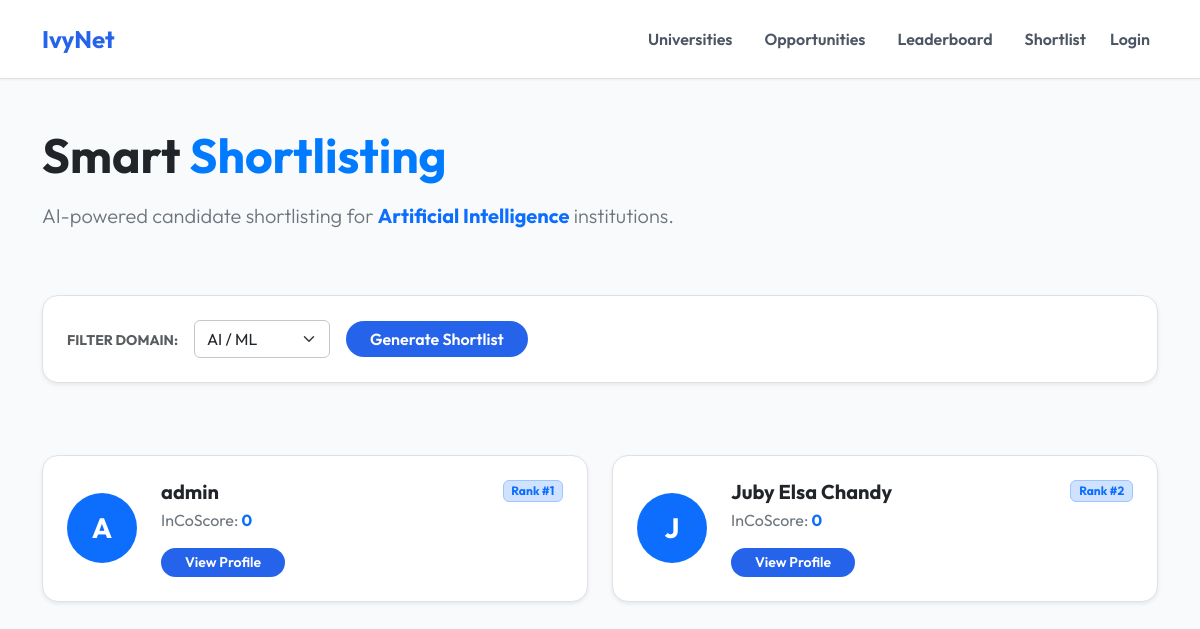
Screenshot of /opportunities/shortlist/ with the database file from the repository.
### accounts/models.py (models this page shows, shortened)
class StudentProfile(models.Model):
    DOMAIN_CHOICES = [
        ('AI', 'Artificial Intelligence'),
        ('LAW', 'Law'),
        ('BIO', 'Biomedical'),
        ('ENG', 'Engineering'),
        ('ECE', 'Electronics and Communication'),
        ('OTHER', 'Other'),
    ]
    user = models.OneToOneField(User, on_delete=models.CASCADE, related_name='profile')
    bio = models.TextField(max_length=500, blank=True)
    domain_interest = models.CharField(max_length=10, choices=DOMAIN_CHOICES, default='OTHER')
    skills = models.CharField(max_length=255, help_text="Comma-separated skills")
    resume = models.FileField(upload_to='resumes/', null=True, blank=True)
    coding_performance = models.IntegerField(default=0, help_text="Score from 0-100 based on platform tasks")
    incoscore = models.IntegerField(default=0)

### opportunities/views.py (the view)
# urls.py: path('shortlist/', views.shortlist_candidates, name='shortlist'),
def shortlist_candidates(request):
    domain = request.GET.get('domain', 'AI')
    top_candidates = StudentProfile.objects.filter(domain_interest=domain).order_by('-incoscore')[:10]
    return render(request, 'opportunities/shortlist.html', {
        'top_candidates': top_candidates,
        'domain': domain,
        'domain_display': dict(StudentProfile.DOMAIN_CHOICES).get(domain, domain)
    })

### templates/opportunities/shortlist.html (shortened to what this page needs)
{% extends 'base.html' %}
{% block content %}
<div class="row mb-5 animate-fade-in">
    <div class="col-lg-12">
        <h1 class="display-5 fw-bold mb-3 text-dark">Smart <span style="color: #007bff;">Shortlisting</span></h1>
        <p class="lead text-secondary">AI-powered candidate shortlisting for <span class="fw-bold text-primary">{{ domain_display }}</span> institutions.</p>
    </div>
</div>
<div class="row mb-4">
    <div class="col-lg-12">
        <div class="bg-white p-4 rounded-4 border shadow-sm mb-5">
            <form method="GET" class="row g-3 align-items-center">
                <div class="col-auto"><label class="fw-bold text-muted small text-uppercase">Filter Domain:</label></div>
                <div class="col-auto">
                    <select name="domain" class="form-select border-secondary-subtle">
                        <option value="AI" {% if domain == 'AI' %}selected{% endif %}>AI / ML</option>
                    </select>
                </div>
                <div class="col-auto"><button type="submit" class="btn btn-primary px-4 rounded-pill">Generate Shortlist</button></div>
            </form>
        </div>
    </div>
</div>
<div class="row">
    {% for student in top_candidates %}
    <div class="col-lg-6 mb-4">
        <div class="bg-white p-4 h-100 d-flex align-items-center rounded-4 border shadow-sm">
            <div class="rounded-circle bg-primary text-white d-flex align-items-center justify-content-center fw-bold h3 mb-0 me-4" style="width: 70px; height: 70px;">{{ student.user.username|first|upper }}</div>
            <div class="flex-grow-1">
                <div class="d-flex justify-content-between align-items-start">
                    <h5 class="fw-bold text-dark mb-1">{{ student.user.get_full_name|default:student.user.username }}</h5>
                    <span class="badge bg-primary-subtle text-primary border border-primary-subtle">Rank #{{ forloop.counter }}</span>
                </div>
                <p class="mb-3 text-secondary">InCoScore: <span class="fw-bold text-primary">{{ student.incoscore }}</span></p>
                <div class="d-flex gap-2">
                    <a href="{% url 'profile' %}" class="btn btn-sm btn-primary px-4 rounded-pill">View Profile</a>
                </div>
            </div>
        </div>
    </div>
    {% empty %}
    <div class="col-12 text-center py-5">
        <div class="bg-white p-5 rounded-4 border border-dashed">
            <h4 class="text-muted">No candidates found for this domain yet.</h4>
        </div>
    </div>
    {% endfor %}
</div>
{% endblock %}

### static/css/style.css (style rules this page uses)
:root { --primary-color: #1F2937; --accent-color: #2563EB; --bg-light: #F9FAFB; --card-bg: #FFFFFF; --text-primary: #111827; --text-secondary: #4B5563; --text-muted: #6B7280; --border-color: #E5E7EB; --card-shadow: 0 4px 6px -1px rgba(0, 0, 0, 0.1), 0 2px 4px -1px rgba(0, 0, 0, 0.06); }
body { background-color: var(--bg-light); color: var(--text-primary); font-family: 'Outfit', sans-serif; min-height: 100vh; }
.btn-primary { background-color: var(--accent-color); border: none; border-radius: 8px; font-weight: 600; transition: all 0.2s ease; }
.animate-fade-in { animation: fadeInUp 0.4s ease forwards; }

### rows the page displays
StudentProfile: user.username|first "A", user.get_full_name "admin", incoscore "0"
StudentProfile: user.username|first "J", user.get_full_name "Juby Elsa Chandy", incoscore "0"

### other values shown
{{ domain_display }} "Artificial Intelligence"
